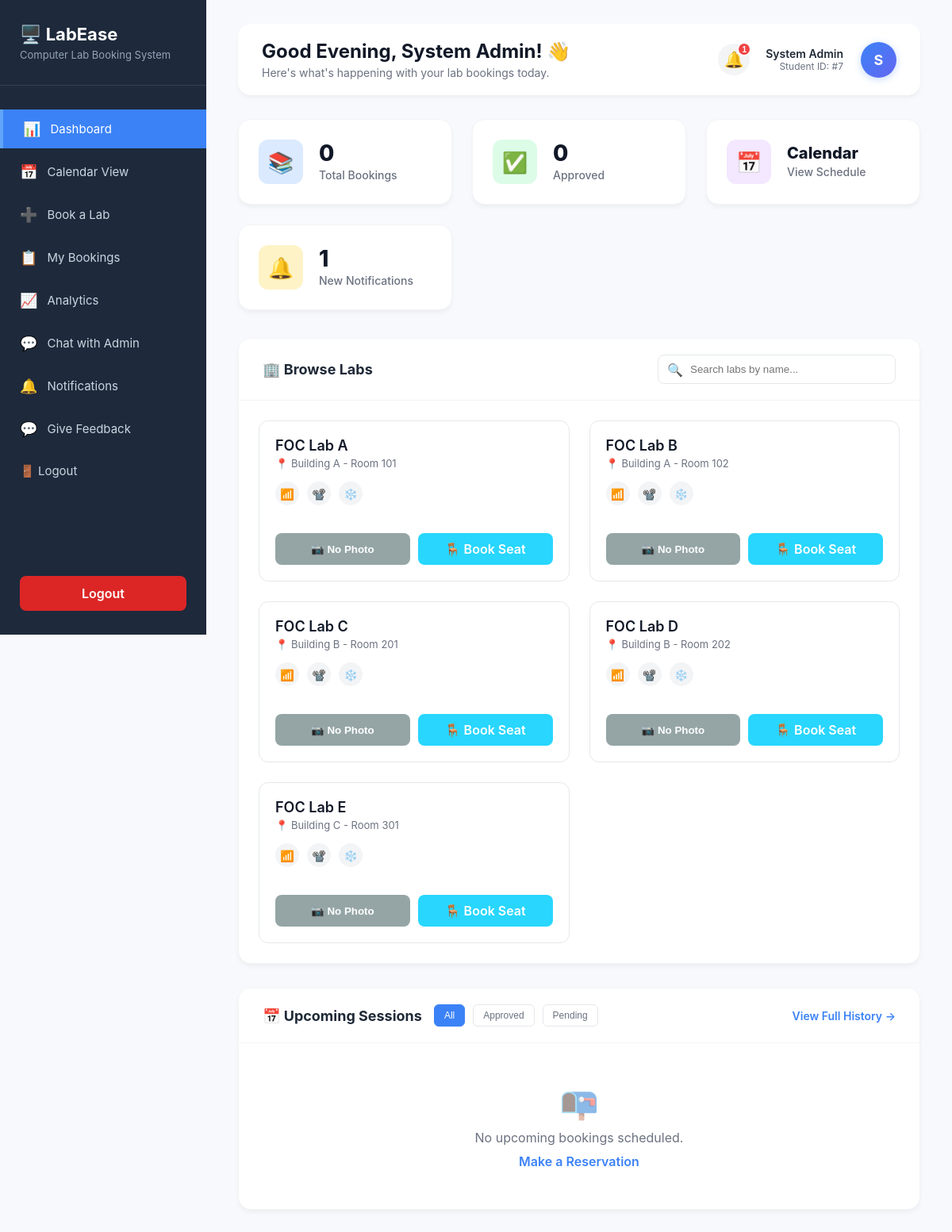
The app's page /dashboard.php (signed in) with its own data.
### tables this page shows
CREATE TABLE `labs` (
  `id` int(11) NOT NULL,
  `name` varchar(100) NOT NULL,
  `location` varchar(100) DEFAULT NULL,
  `photo` varchar(255) DEFAULT NULL,
  `capacity` int(11) DEFAULT NULL
);

### dashboard.php (the view, shortened to what this page needs)
<?php
require 'db.php';
$user_id = $_SESSION['user_id'];
$user_name = $_SESSION['name'];
$hour = date('H');
if ($hour < 12) {
    $greeting = "Good Morning";
} elseif ($hour < 18) {
    $greeting = "Good Afternoon";
} else {
    $greeting = "Good Evening";
}
$notification_count = 0;
$notification_sql = "
    SELECT
        un.id as user_notification_id,
        un.is_read,
        un.read_at,
        an.title,
        an.message,
        an.type,
        an.created_at,
        u.name as created_by_name
    FROM user_notifications un
    JOIN admin_notifications an ON un.notification_id = an.id
    LEFT JOIN users u ON an.created_by = u.id
    WHERE un.user_id = ?
    AND un.is_read = FALSE
    AND an.deleted_at IS NULL
    AND (an.expires_at IS NULL OR an.expires_at > NOW())
    ORDER BY an.created_at DESC
    LIMIT 5
";
$notification_stmt = $mysqli->prepare($notification_sql);
if ($notification_stmt) {
    $notification_stmt->bind_param("i", $user_id);
    $notification_stmt->execute();
    $notification_result = $notification_stmt->get_result();
    while($notification = $notification_result->fetch_assoc()) {
        $notification_count++;
    }
}
$total_bookings = 0;
$approved_bookings = 0;
$upcoming = null;
$labs_result = null;
try {
    $result = $mysqli->query("SELECT COUNT(*) AS cnt FROM bookings WHERE user_id=$user_id");
    if ($result) {
        $total_bookings = $result->fetch_assoc()['cnt'];
    }
    $result = $mysqli->query("SELECT COUNT(*) AS cnt FROM bookings WHERE user_id=$user_id AND status='approved'");
    if ($result) {
        $approved_bookings = $result->fetch_assoc()['cnt'];
    }
    $stmt = $mysqli->prepare("
        SELECT b.*, l.name as lab_name, l.location
        FROM bookings b
        JOIN computers c ON c.id=b.computer_id
        JOIN labs l ON c.lab_id=l.id
        WHERE b.user_id=? AND b.date >= CURDATE()
        ORDER BY b.date, b.start_time LIMIT 10
    ");
    if ($stmt) {
        $stmt->bind_param("i", $user_id);
        $stmt->execute();
        $upcoming = $stmt->get_result();
    }
    $labs_query = "
        SELECT l.*,
               COUNT(c.id) as total_computers,
               SUM(CASE WHEN c.status = 'available' THEN 1 ELSE 0 END) as available_computers
        FROM labs l
        LEFT JOIN computers c ON l.id = c.lab_id
        GROUP BY l.id
        ORDER BY available_computers DESC, l.name
    ";
    $labs_result = $mysqli->query($labs_query);
} catch (Exception $e) {
    error_log("Database error: " . $e->getMessage());
}
?>
<!DOCTYPE html>
<html lang="en">
<head>
</head>
<body>
<div class="sidebar">
  <div class="sidebar-logo">
    <h2>🖥️ LabEase</h2>
    <p>Computer Lab Booking System</p>
  </div>
  <ul class="sidebar-menu">
    <li><a href="dashboard.php" class="active"><span>📊</span> Dashboard</a></li>
<li><a href="calendar.php"><span>📅</span> Calendar View</a></li>
    <li><a href="create.php"><span>➕</span> Book a Lab</a></li>
    <li><a href="my_bookings.php"><span>📋</span> My Bookings</a></li>
    <li><a href="analytics.php"><span>📈</span> Analytics</a></li>
    <li><a href="chat.php"><span>💬</span> Chat with Admin</a></li>
    <li><a href="notifications.php"><span>🔔</span> Notifications</a></li>
    <li><a href="feedback.php"><span>💬</span> Give Feedback</a></li>
    <li><a href="logout.php">🚪 Logout</a></li>
  </ul>
  <div class="logout-btn">
    <a href="logout.php">Logout</a>
  </div>
</div>
<div class="main-content">
    <div class="top-bar">
        <div class="welcome-text">
            <h1><?= $greeting ?>, <?= htmlspecialchars($user_name) ?>! 👋</h1>
            <p>Here's what's happening with your lab bookings today.</p>
        </div>
        <div class="header-right">
            <div class="notif-wrapper">
                <button class="notif-btn" onclick="toggleNotifications()">
                    🔔
                    <?php if ($notification_count > 0): ?>
                        <span class="notif-badge"><?= $notification_count ?></span>
                    <?php endif; ?>
                </button>
            </div>
            <div class="user-profile">
                <div style="text-align: right; margin-right: 10px;">
                    <span style="display: block; font-weight: 600; font-size: 14px;"><?= htmlspecialchars($user_name) ?></span>
                    <span style="display: block; font-size: 12px; color: #6b7280;">Student ID: #<?= $user_id ?></span>
                </div>
                <div class="user-avatar">
                    <?= strtoupper(substr($user_name, 0, 1)) ?>
                </div>
            </div>
        </div>
    </div>
    <div class="stats-grid">
        <div class="stat-card" onclick="window.location.href='my_bookings.php'">
            <div class="stat-icon bg-blue">📚</div>
            <div class="stat-info">
                <h3><?= $total_bookings ?></h3>
                <p>Total Bookings</p>
            </div>
        </div>
        <div class="stat-card" onclick="window.location.href='my_bookings.php?filter=approved'">
            <div class="stat-icon bg-green">✅</div>
            <div class="stat-info">
                <h3><?= $approved_bookings ?></h3>
                <p>Approved</p>
            </div>
        </div>
        <div class="stat-card" onclick="openCalendar()">
            <div class="stat-icon bg-purple">📅</div>
            <div class="stat-info">
                <h3 style="font-size: 20px;">Calendar</h3>
                <p>View Schedule</p>
            </div>
        </div>
        <div class="stat-card" onclick="window.location.href='notifications.php'">
            <div class="stat-icon bg-orange">🔔</div>
            <div class="stat-info">
                <h3><?= $notification_count ?></h3>
                <p>New Notifications</p>
            </div>
        </div>
    </div>
<div class="section-container">
    <div class="section-header">
        <h2>🏢 Browse Labs</h2>
        <div class="search-wrapper">
            <span class="search-icon">🔍</span>
            <input type="text" id="labSearch" class="search-input" placeholder="Search labs by name..." onkeyup="filterLabs()">
        </div>
    </div>
    <div class="labs-grid" id="labsContainer">
        <?php if ($labs_result && $labs_result->num_rows > 0):
            while($lab = $labs_result->fetch_assoc()):
        ?>
        <div class="lab-card" data-name="<?= strtolower(htmlspecialchars($lab['name'])) ?>">
            <div class="lab-header">
                <div class="lab-title" >
                    <h3 ><?= htmlspecialchars($lab['name']) ?></h3>
                    <p>📍 <?= htmlspecialchars($lab['location']) ?></p>
                </div>
            </div>
            <div class="lab-amenities">
                <div class="amenity" title="Wi-Fi">📶</div>
                <div class="amenity" title="Projector">📽️</div>
                <div class="amenity" title="Air Conditioned">❄️</div>
            </div>
            <div style="display: flex; gap: 10px; margin-top: 20px;">
                <?php if(!empty($lab['photo'])): ?>
                    <button onclick="viewLabPhoto('<?= htmlspecialchars($lab['photo']) ?>', '<?= htmlspecialchars($lab['name']) ?>')"
                            style="flex: 1; background: #3498db; color: white; border: none; padding: 10px; border-radius: 8px; cursor: pointer; font-weight: 600; display: flex; align-items: center; justify-content: center; gap: 8px;">
                        📷 Show Photo
                    </button>
                <?php else: ?>
                    <button onclick="alert('No photo available for this lab.')"
                            style="flex: 1; background: #95a5a6; color: white; border: none; padding: 10px; border-radius: 8px; cursor: pointer; font-weight: 600; display: flex; align-items: center; justify-content: center; gap: 8px;">
                        📷 No Photo
                    </button>
                <?php endif; ?>
                <a href="create.php?lab=<?= $lab['id'] ?>"
                   style="flex: 1; background: #28d6feff; color: white; text-align: center; padding: 10px; border-radius: 8px; text-decoration: none; font-weight: 600; display: flex; align-items: center; justify-content: center; gap: 8px;">
                    🪑 Book Seat
                </a>
            </div>
        </div>
        <?php endwhile; ?>
        <?php endif; ?>
    </div>
</div>
    <div class="section-container">
        <div class="section-header">
            <div style="display:flex; align-items:center; gap: 15px;">
                <h2>📅 Upcoming Sessions</h2>
                <div class="table-filters">
                    <button class="filter-btn active" onclick="filterTable('all', this)">All</button>
                    <button class="filter-btn" onclick="filterTable('approved', this)">Approved</button>
                    <button class="filter-btn" onclick="filterTable('pending', this)">Pending</button>
                </div>
            </div>
            <a href="my_bookings.php" style="color: #3b82f6; text-decoration: none; font-size: 14px; font-weight: 600;">View Full History →</a>
        </div>
        <div class="table-responsive">
            <?php if($upcoming && $upcoming->num_rows > 0): ?>
                <table id="bookingsTable">
                    <thead>
                        <tr>
                            <th width="35%">Lab Name</th>
                            <th width="20%">Location</th>
                            <th width="20%">Date</th>
                            <th width="15%">Time</th>
                            <th width="10%">Status</th>
                        </tr>
                    </thead>
                    <tbody>
                        <?php while($b = $upcoming->fetch_assoc()): ?>
                        <tr class="booking-row" data-status="<?= strtolower($b['status']) ?>">
                            <td>
                                <strong><?= htmlspecialchars($b['lab_name']) ?></strong>
                            </td>
                            <td><?= htmlspecialchars($b['location']) ?></td>
                            <td><?= date('M d, Y', strtotime($b['date'])) ?></td>
                            <td>
                                <?= date('g:i A', strtotime($b['start_time'])) ?> -
                                <?= date('g:i A', strtotime($b['end_time'])) ?>
                            </td>
                            <td>
                                <span class="status-badge status-<?= strtolower($b['status']) ?>">
                                    <?= ucfirst(htmlspecialchars($b['status'])) ?>
                                </span>
                            </td>
                        </tr>
                        <?php endwhile; ?>
                    </tbody>
                </table>
            <?php else: ?>
                <div class="empty-state">
                    <div class="empty-icon">📭</div>
                    <p>No upcoming bookings scheduled.</p>
                    <a href="create.php" style="color: #3b82f6; font-weight: 600; text-decoration: none; margin-top: 10px; display: inline-block;">Make a Reservation</a>
                </div>
            <?php endif; ?>
        </div>
    </div>
</div>
</body>
</html>

### records on screen
labs: name "FOC Lab A", location "Building A - Room 101", shows "📷 No Photo"
labs: name "FOC Lab B", location "Building A - Room 102", shows "📷 No Photo"
labs: name "FOC Lab C", location "Building B - Room 201", shows "📷 No Photo"
labs: name "FOC Lab D", location "Building B - Room 202", shows "📷 No Photo"
labs: name "FOC Lab E", location "Building C - Room 301", shows "📷 No Photo"

### other values on screen
$greeting "Good Evening"
$user_name "System Admin"
$notification_count "1"
$user_id "7"
substr($user_name, 0, 1) "S"
$total_bookings "0"
$approved_bookings "0"
